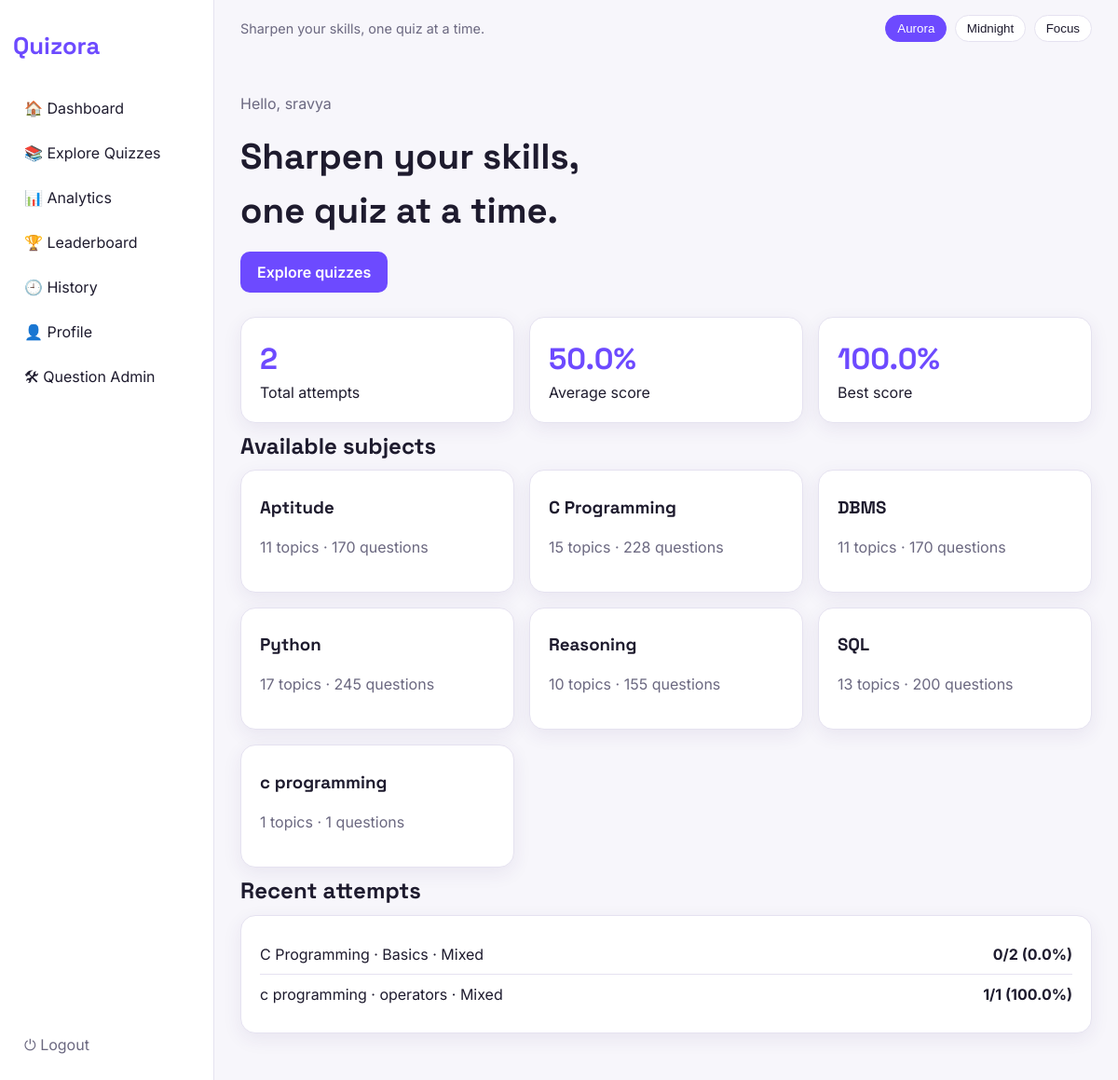
The app's page /dashboard (signed in) with its own data.
### tables this page shows
CREATE TABLE results(
            id INTEGER PRIMARY KEY AUTOINCREMENT, user_id INTEGER NOT NULL,
            category TEXT NOT NULL, topic TEXT NOT NULL, difficulty TEXT NOT NULL,
            score INTEGER NOT NULL, total INTEGER NOT NULL, percentage REAL NOT NULL,
            date TIMESTAMP DEFAULT CURRENT_TIMESTAMP,
            FOREIGN KEY(user_id) REFERENCES users(id));

### app.py (the view)
@app.route("/dashboard")
@login_required
def dashboard():
    recent = query("SELECT * FROM results WHERE user_id=? ORDER BY date DESC, id DESC LIMIT 5", (session["user_id"],))
    return render_template("dashboard.html", stats=user_stats(session["user_id"]), recent=recent,
                           subjects=subject_cards())

### app.py (called while the page is built)
def query(sql, args=(), one=False, write=False):
    with closing(sqlite3.connect(DB)) as c:
        c.row_factory = sqlite3.Row
        c.execute("PRAGMA foreign_keys = ON")
        cur = c.execute(sql, args)
        rows = cur.fetchall()
        if write:
            c.commit()
        return (rows[0] if rows else None) if one else rows

def login_required(f):
    @wraps(f)
    def wrap(*a, **k):
        if "user_id" not in session:
            return redirect(url_for("login"))
        return f(*a, **k)
    return wrap

def user_stats(uid):
    return query("SELECT COUNT(*) n, AVG(percentage) avg, MAX(percentage) best FROM results WHERE user_id=?",
                 (uid,), one=True)

def subject_cards():
    return query("SELECT subject, COUNT(DISTINCT topic) topics, COUNT(*) total FROM questions "
                 "GROUP BY subject ORDER BY subject")

### templates/dashboard.html
{% extends "base.html" %}{% block title %}Dashboard · Quizora{% endblock %}
{% block content %}
<section class="hero"><p class="muted">Hello, {{ session.username }}</p>
<h1>Sharpen your skills,<br>one quiz at a time.</h1>
<a class="btn" href="{{ url_for('quizzes') }}">Explore quizzes</a></section>
<div class="grid3">
  <div class="card stat"><b>{{ stats.n }}</b>Total attempts</div>
  <div class="card stat"><b>{{ '%.1f'|format(stats.avg or 0) }}%</b>Average score</div>
  <div class="card stat"><b>{{ '%.1f'|format(stats.best or 0) }}%</b>Best score</div>
</div>
<h2>Available subjects</h2>
{% if subjects %}<div class="grid3">{% for s in subjects %}
  <a class="card" href="{{ url_for('topics', subject=s.subject) }}"><h3>{{ s.subject }}</h3><p class="muted">{{ s.topics }} topics · {{ s.total }} questions</p></a>
{% endfor %}</div>{% else %}<div class="card empty">No quizzes are available yet.</div>{% endif %}
<h2>Recent attempts</h2>
{% if recent %}<div class="card">{% for r in recent %}
  <div class="row"><span>{{ r.category }} · {{ r.topic }} · {{ r.difficulty }}</span><b>{{ r.score }}/{{ r.total }} ({{ r.percentage }}%)</b></div>
{% endfor %}</div>{% else %}<div class="card empty">You haven't attempted any quizzes yet.</div>{% endif %}
{% endblock %}

### templates/base.html (shortened to what this page needs)
<!doctype html>
<html lang="en">
<head>
<link rel="stylesheet" href="{{ url_for('static', filename='css/style.css') }}">
</head>
<body>
{% if session.user_id %}
<aside class="sidebar">
  <a class="logo" href="{{ url_for('dashboard') }}">Quizora</a>
  <nav>
    <a href="{{ url_for('dashboard') }}">🏠 Dashboard</a>
    <a href="{{ url_for('quizzes') }}">📚 Explore Quizzes</a>
    <a href="{{ url_for('analytics') }}">📊 Analytics</a>
    <a href="{{ url_for('leaderboard') }}">🏆 Leaderboard</a>
    <a href="{{ url_for('history') }}">🕘 History</a>
    <a href="{{ url_for('profile') }}">👤 Profile</a>
    {% if session.is_admin %}<a href="{{ url_for('admin') }}">🛠 Question Admin</a>{% endif %}
  </nav>
  <a class="logout" href="{{ url_for('logout') }}">⏻ Logout</a>
</aside>
{% endif %}
<div class="main {% if session.user_id %}with-side{% endif %}">
  <header class="topbar">
    <span class="tag">Sharpen your skills, one quiz at a time.</span>
    <div class="themes">
      <button data-theme-btn="aurora">Aurora</button>
      <button data-theme-btn="midnight">Midnight</button>
      <button data-theme-btn="focus">Focus</button>
    </div>
  </header>
  <main>{% block content %}{% endblock %}</main>
</div>
</body>
</html>

### static/css/style.css (style rules this page uses)
:root, [data-theme="aurora"] { --bg:#f7f6fb; --surface:#fff; --text:#1e1b2e; --muted:#6b6880; --accent:#6d4aff; --on:#fff; --border:#e5e2f0; --shadow:0 6px 20px rgba(60,40,120,.08); }
* { box-sizing:border-box; }
body { margin:0; font-family:Inter,sans-serif; background:var(--bg); color:var(--text); line-height:1.5; }
h1,h2,h3,.logo { font-family:"Space Grotesk",sans-serif; margin:.3em 0; }
a { color:var(--accent); text-decoration:none; }
.sidebar { position:fixed; inset:0 auto 0 0; width:230px; background:var(--surface); border-right:1px solid var(--border); padding:22px 14px; display:flex; flex-direction:column; gap:18px; }
.logo { font-size:1.6rem; color:var(--accent); font-weight:700; }
.sidebar nav { display:flex; flex-direction:column; gap:4px; flex:1; }
.sidebar nav a, .logout { padding:10px 12px; border-radius:10px; color:var(--text); }
.logout { color:var(--muted); }
.main.with-side { margin-left:230px; }
.topbar { display:flex; justify-content:space-between; align-items:center; gap:10px; flex-wrap:wrap; padding:16px 28px; }
.tag { color:var(--muted); font-size:.9rem; }
.themes button { border:1px solid var(--border); background:var(--surface); color:var(--text); padding:6px 12px; border-radius:20px; cursor:pointer; margin-left:4px; }
.themes button.active { background:var(--accent); color:var(--on); border-color:var(--accent); }
main { padding:0 28px 40px; max-width:1100px; }
.card { background:var(--surface); border:1px solid var(--border); border-radius:16px; box-shadow:var(--shadow); padding:20px; margin-bottom:16px; }
.grid3 { display:grid; grid-template-columns:repeat(auto-fill,minmax(250px,1fr)); gap:16px; }
.grid3 .card { margin:0; color:var(--text); }
.hero { padding:22px 0; }
.hero h1 { font-size:2.4rem; }
.stat b { display:block; font-size:2rem; font-family:"Space Grotesk"; color:var(--accent); }
.muted { color:var(--muted); }
.row { display:flex; justify-content:space-between; gap:12px; padding:9px 0; border-bottom:1px solid var(--border); }
.row:last-child { border-bottom:0; }
.btn { display:inline-block; background:var(--accent); color:var(--on); border:0; padding:10px 18px; border-radius:10px; font:inherit; font-weight:600; cursor:pointer; margin:4px 4px 4px 0; }

### records on screen
results: category "C Programming", topic "Basics", difficulty "Mixed", score "0", total "2", percentage "0.0"
results: category "c programming", topic "operators", difficulty "Mixed", score "1", total "1", percentage "100.0"

### other values on screen
{{ session.username }} "sravya"
{{ stats.n }} "2"
{{ '%.1f'|format(stats.avg or 0) }} "50.0"
{{ '%.1f'|format(stats.best or 0) }} "100.0"
{{ s.subject }} "Aptitude" "C Programming" "DBMS" "Python" "Reasoning" "SQL" "c programming"
{{ s.topics }} "11" "15" "11" "17" "10" "13" "1"
{{ s.total }} "170" "228" "170" "245" "155" "200" "1"
